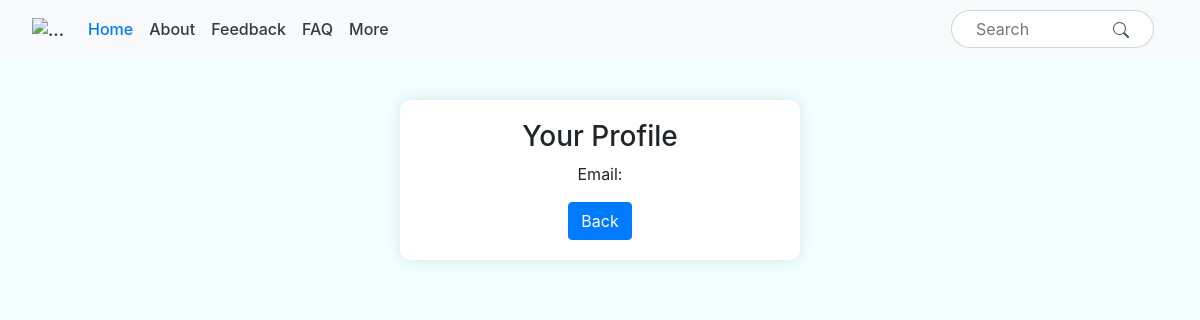
Before: /profile/3 (signed in) with the older database file.
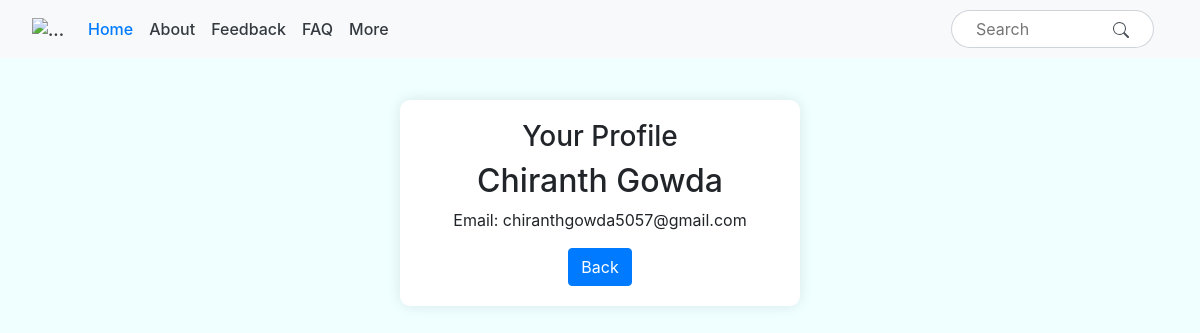
After: the same page with the newer database file.
### app/models.py (models this page shows)
class User(db.Model, UserMixin):
    id = db.Column(db.Integer,  primary_key=True)
    email = db.Column(db.String(255),unique=True)
    password = db.Column(db.String(255))
    name = db.Column(db.String(255))
    Complaints= db.relationship('Complaints')

### app/auth.py (the view)
@Auth.route('/profile/<int:id>')
@login_required
def profile(id):
    user = User.query.get(id)
    return render_template('profile.html',user=user)

### app/__init__.py (called while the page is built)
def create_app():
    app = Flask(__name__)
    app.config['SECRET_KEY'] = os.urandom(24)
    app.config['SQLALCHEMY_DATABASE_URI'] = f'sqlite:///{db_name}'
    db.init_app(app)
    @app.errorhandler(404)
    def page_not_found(error):
        return render_template('404.html')
    from .userview import user_interface
    from .auth import Auth
    app.register_blueprint(user_interface, url_prefix="/")
    app.register_blueprint(Auth, url_prefix="/")
    from .models import User
    with app.app_context():
        create_database()
    login_manager = LoginManager()
    login_manager.login_view = 'Auth.login'
    login_manager.init_app(app)
    @login_manager.user_loader
    def user_loader(id):
        return User.query.get(int(id))
    return app

### app/templates/profile.html (shortened to what this page needs)
{% extends "base.html" %}
{% block content %}
<div class="container">
    <div class="profile-card">
        <h3>Your Profile</h3>
        <h2>{{ user.name}}</h2>
        <p>Email: {{ user.email }} </p>
        <a href="/"><button class="btn btn-primary">Back</button></a>
    </div>
</div>
{% endblock %}

### app/templates/base.html (shortened to what this page needs)
<!DOCTYPE html>
<html lang="en">
<head>
    <link rel="stylesheet" href="{{ url_for('static', filename='css/style.css') }}" />
    <link rel="stylesheet" href="https://stackpath.bootstrapcdn.com/bootstrap/4.5.2/css/bootstrap.min.css" />
    <link rel="stylesheet" href="https://cdn.jsdelivr.net/npm/bootstrap@4.5.3/dist/css/bootstrap.min.css"
>
</head>
<body>
    <div>
        <nav class="navbar navbar-expand-lg navbar-light bg-light fixed-top">
            <a class="nav-link text-dark" class="navbar-brand text-success" style="font-weight:bold;" href="#"
                id="navbarDropdown" role="button" data-toggle="dropdown" aria-haspopup="true" aria-expanded="false">
                <img src="https://res.cloudinary.com/dljndgwcl/image/upload/v1727628217/IMG-20240924-WA0001_1_-removebg-preview_iiygxz.png"
                    height="30px" width="100px" alt="...">
            </a>
            <div class="collapse navbar-collapse" id="navbarNavAltMarkup">
                <div class="navbar-nav mr-3" style="font-weight: 500;">
                    <a class="nav-link active text-primary" href="/">Home <span class="sr-only">(current)</span></a>
                    <a class="nav-link text-dark" href="#">About</a>
                    <a class="nav-link text-dark" href="#">Feedback</a>
                    <a class="nav-link text-dark" href="#">FAQ</a>
                    <li class="nav-item dropdown">
                        <a class="nav-link text-dark" href="#" id="navbarDropdown" role="button" data-toggle="dropdown"
                            aria-haspopup="true" aria-expanded="false">
                            More
                        </a>
                    </li>
                </div>
                <div class="ml-auto">
                    <form class="form-inline my-2 my-lg-0">
                        <input class="form-control1 pl-4 "
                            style="border-radius:50px;border-top-right-radius: 0%;border-bottom-right-radius: 0%; border-right:none;width:150px;"
                            type="" placeholder="Search" aria-label="Search">
                        <button class="form-control1 pr-4"
                            style="border-radius:50px;border-top-left-radius: 0%;border-bottom-left-radius: 0%;margin-right:30px; border-left: none;"
                            type="submit"><svg xmlns="http://www.w3.org/2000/svg" width="16" height="16"
                                fill="currentColor" class="bi bi-search" viewBox="0 0 16 16">
                                <path
                                    d="M11.742 10.344a6.5 6.5 0 1 0-1.397 1.398h-.001q.044.06.098.115l3.85 3.85a1 1 0 0 0 1.415-1.414l-3.85-3.85a1 1 0 0 0-.115-.1zM12 6.5a5.5 5.5 0 1 1-11 0 5.5 5.5 0 0 1 11 0" />
                            </svg></button>
                    </form>
                </div>
            </div>
        </nav>
        {% block content %}{% endblock %}
    </div>
</body>
</html>

### app/static/css/style.css (style rules this page uses)
.form-control1 { display: block; height: calc(1.5em + .75rem + 2px); padding: .375rem .75rem; font-size: 1rem; font-weight: 400; line-height: 1.5; color: #495057; background-color: #fff; background-clip: padding-box; border: 1px solid #ced4da; border-radius: .25rem; transition: border-color .15s ease-in-out, box-shadow .15s ease-in-out !important; }

### app/templates/profile.html (style rules this page uses)
body { background-color: azure; }
.container { max-width: 400px; margin: 100px auto; padding: 20px; box-shadow: 0 0 15px rgba(0, 0, 0, 0.1); text-align: center; border-radius: 10px; background-color: white; }

Changed rows visible on the page:
added User: name "Chiranth Gowda", email "chiranthgowda5057@gmail.com"
